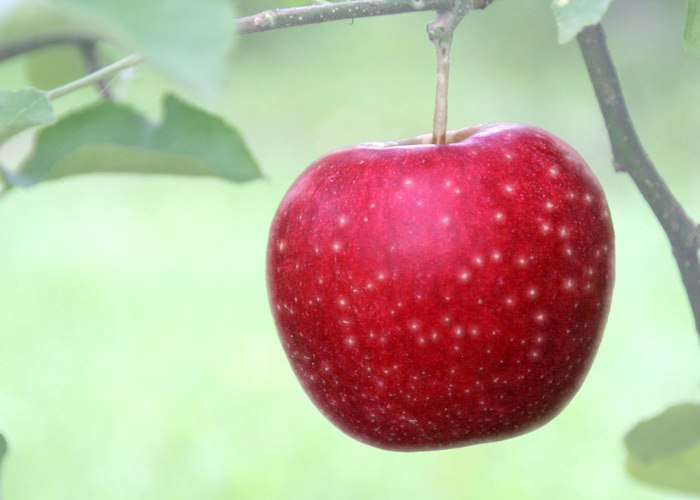
#> input picture images/input/macaVermelha.jpg, 700 x 500 px, found by its file name
$ python imageProcessing.py
#> lines starting #> are read from the running program, lines starting #| are printed output that depends on the picture; after the words box and inside, x2 and y2 are one past the last pixel; in counts of white or black regions, pixels touching at a corner belong together
import numpy as np
import cv2

path = "C:\\Users\\Rodrigo\\Documents\\GitHub\\computerVision\\images\\input\macaVermelha.jpg"
outputPath = "C:\\Users\\Rodrigo\\Documents\\GitHub\\computerVision\\images\\output\\"


apple = cv2.imread(path)
#> apple is the input picture: shape (500, 700, 3); mean B, G, R 153.9, 177.3, 186.6

def lighter(image, percent):
    '''assumes color is rgb between (0, 0, 0) and (255, 255, 255)'''
    color = np.array(image)
    white = np.array([255, 255, 255])
    vector = white-color
    return image + vector * percent

def threshold(image):
    image = cv2.cvtColor(image, cv2.COLOR_BGR2GRAY)
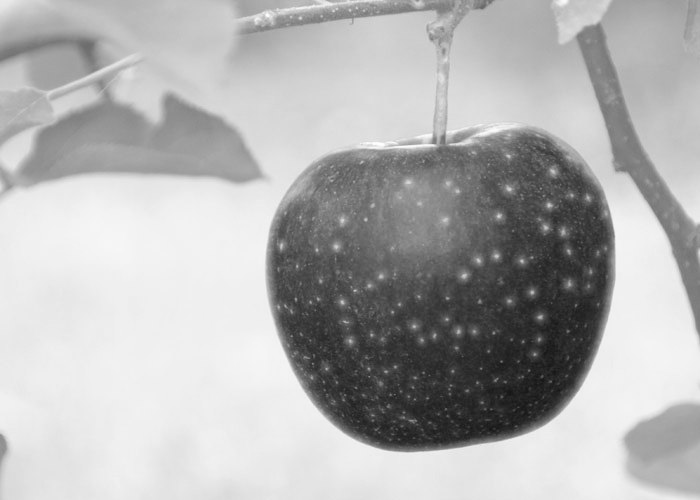
#> image: shape (500, 700); min 20, max 254, mean 177.4
    thresh = cv2.adaptiveThreshold(image, 255, cv2.ADAPTIVE_THRESH_MEAN_C, cv2.THRESH_BINARY, 199, 1)
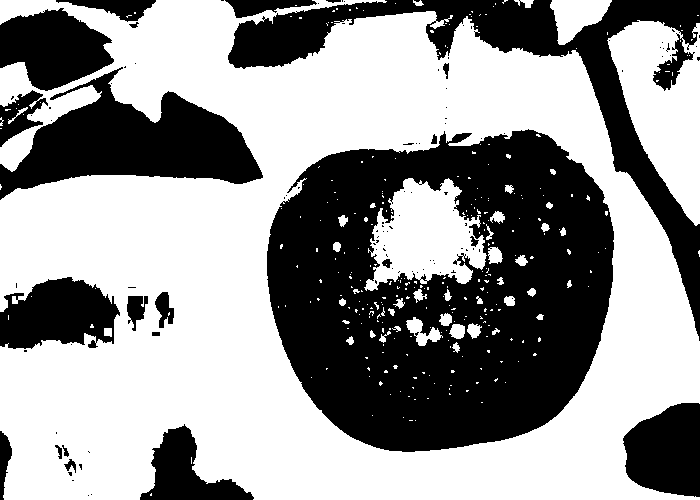
#> thresh: shape (500, 700); 58.6% white; 111 black regions (88 under 20 px), largest, box (x1, y1, x2, y2) and area: (267, 129, 614, 452) 78213, (228, 0, 700, 341) 23052, (0, 67, 263, 200) 16192

    return(thresh)

cv2.imwrite(outputPath+"threshold\\"+".png", threshold(apple))

$ run again, with images/input/cart12.jpg copied over images/input/macaVermelha.jpg
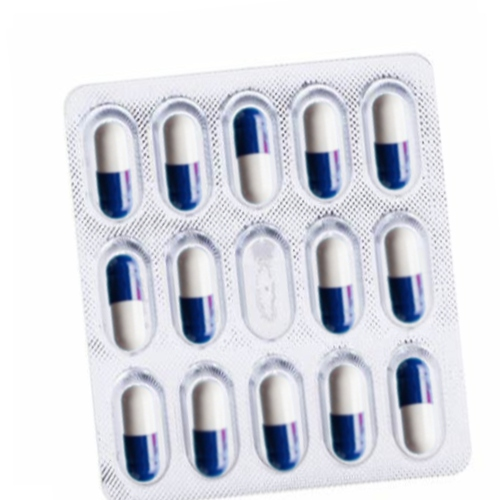
#> input picture images/input/cart12.jpg, 500 x 500 px, found by its file name
#> apple is the input picture: shape (500, 500, 3); mean B, G, R 225.8, 218.5, 216.8
#> in threshold, `image = cv2.cvtColor(image, cv2.COLOR_BGR2GRAY)`:
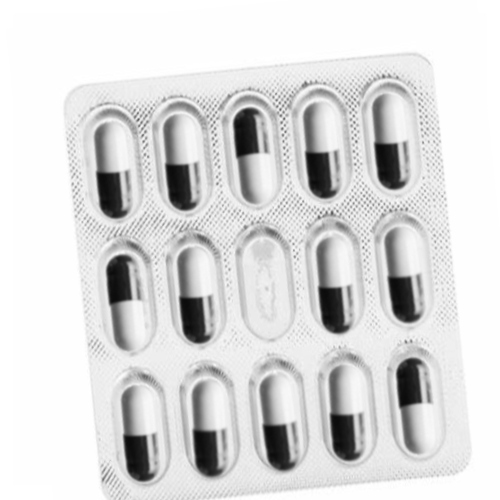
#> image: shape (500, 500); min 11, max 255, mean 218.8
#> in threshold, `thresh = cv2.adaptiveThreshold(image, 255, cv2.ADAPTIVE_THRESH_MEAN_C,..`:
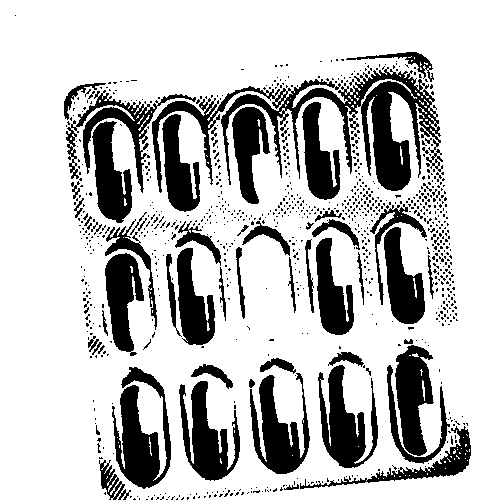
#> thresh: shape (500, 500); 76.4% white; 907 black regions (848 under 20 px), largest, box (x1, y1, x2, y2) and area: (152, 67, 443, 193) 9490, (112, 367, 171, 489) 3703, (318, 365, 378, 468) 3086
